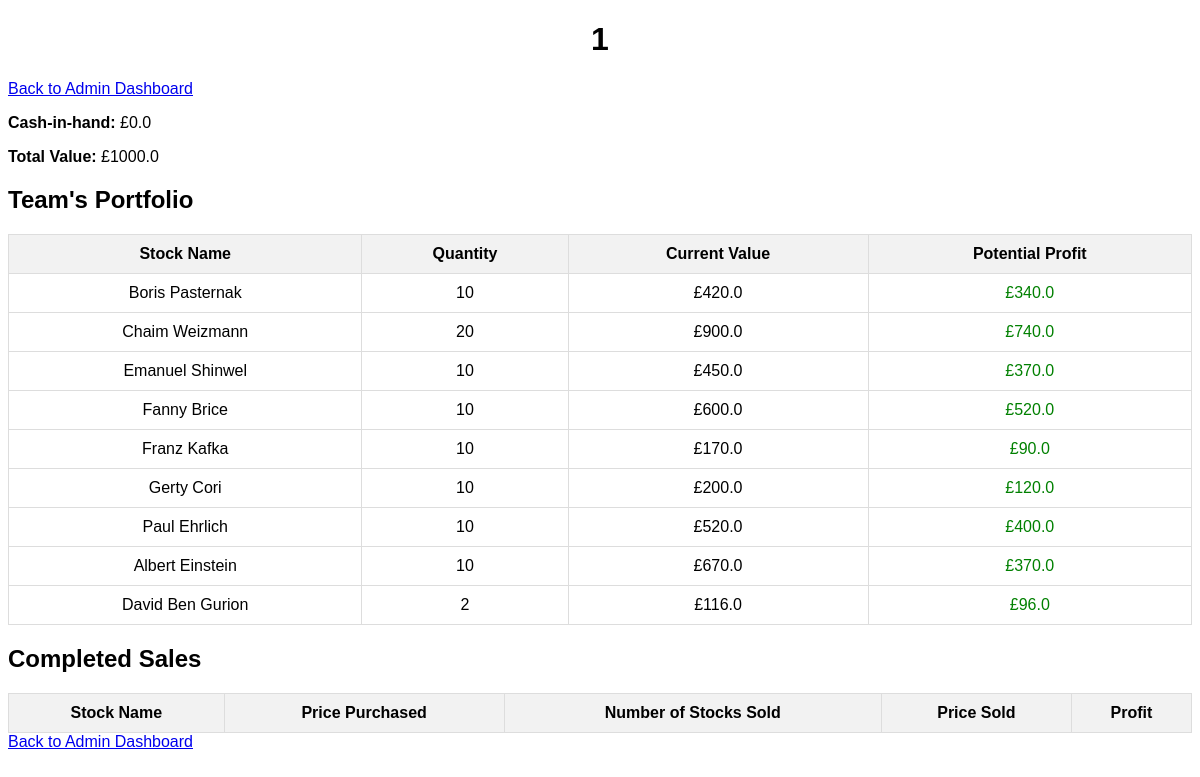
Screenshot of /admin/player/6 (signed in) with the database file from the repository.
### app.py (models this page shows)
class Player(db.Model):
    player_id = db.Column(db.Integer, primary_key=True)
    name = db.Column(db.String(50), unique=True, nullable=False)
    balance = db.Column(db.Float, nullable=False, default=1000.0)
    stocks_owned = db.Column(db.Integer, nullable=False, default=0)
    portfolio_value = db.Column(db.Float, nullable=False, default=0.0)

class Portfolio(db.Model):
    portfolio_id = db.Column(db.Integer, primary_key=True)
    player_id = db.Column(db.Integer, db.ForeignKey('player.player_id'), nullable=False)
    stock_id = db.Column(db.Integer, db.ForeignKey('stock.stock_id'), nullable=False)
    quantity = db.Column(db.Integer, nullable=False)
    purchase_price = db.Column(db.Float, nullable=False)
    year_purchased = db.Column(db.Integer, nullable=False)  # New field
    player = db.relationship('Player', backref=db.backref('portfolio', lazy='joined'))
    stock = db.relationship('Stock', backref=db.backref('portfolio', lazy='joined'), uselist=True)

class Stock(db.Model):
    id = db.Column(db.Integer, primary_key=True)
    stock_id = db.Column(db.Integer, nullable=False)
    version = db.Column(db.Integer, nullable=False, default=0)
    name = db.Column(db.String(50), nullable=False)
    year = db.Column(db.Integer, nullable=False)
    price = db.Column(db.Float, nullable=False)
    category = db.Column(db.String(50), nullable=False)
    market_cap = db.Column(db.Float, nullable=False, default=1_000)
    adjusted_price = db.Column(db.Float, nullable=True)  # New column for adjusted price

### app.py (the view)
@app.route("/", defaults={"path": ""})
@app.route("/<path:path>")
def serve_react_app(path):
    if path != "" and os.path.exists(os.path.join(app.static_folder, path)):
        return send_from_directory(app.static_folder, path)
    else:
        return send_from_directory(app.static_folder, 'index.html')

### app.py (called while the page is built)
def admin_required(f):
    @wraps(f)
    def decorated_function(*args, **kwargs):
        if session.get('admin_logged_in') is not True:
            return redirect(url_for('admin_login'))
        return f(*args, **kwargs)
    return decorated_function

@app.after_request
def set_csp_header(response):
    csp = "default-src 'self'; script-src 'self' 'unsafe-inline' 'unsafe-eval'; style-src 'self' 'unsafe-inline'; img-src 'self' data:; font-src 'self'; frame-src 'none';"
    response.headers['Content-Security-Policy'] = csp
    return response

### templates/player_details.html (shortened to what this page needs)
<!DOCTYPE html>
<html lang="en">
<head>
    <link rel="stylesheet" href="{{ url_for('static', filename='style.css') }}">
</head>
<body>
    <header>
        <h1>{{ player.name }}</h1>
    </header>
    <a href="{{ url_for('admin_dashboard') }}">Back to Admin Dashboard</a>
    <div>
        <p><strong>Cash-in-hand:</strong> £{{ player.balance | round(1) }}</p>
        <p><strong>Total Value:</strong> £{{ (player.balance + player.portfolio_value) | round(1) }}</p>
    </div>
    <div>
        <h2>Team's Portfolio</h2>
        <table>
            <thead>
                <tr>
                    <th>Stock Name</th>
                    <th>Quantity</th>
                    <th>Current Value</th>
                    <th>Potential Profit</th>
                </tr>
            </thead>
            <tbody>
                {% for item in portfolio %}
                <tr>
                    <td>{{ item.stock_name }}</td>
                    <td>{{ item.quantity }}</td>
                    <td>£{{ item.current_value | round }}</td>
                    <td class="{% if item.potential_profit > 0 %}positive-profit{% elif item.potential_profit < 0 %}negative-profit{% endif %}">
                        £{{ item.potential_profit | round }}
                    </td>
                </tr>
                {% endfor %}
            </tbody>
        </table>
    </div>
    <div>
        <h2>Completed Sales</h2>
        <table>
            <thead>
                <tr>
                    <th>Stock Name</th>
                    <th>Price Purchased</th>
                    <th>Number of Stocks Sold</th>
                    <th>Price Sold</th>
                    <th>Profit</th>
                </tr>
            </thead>
        </table>
    </div>
    <a href="{{ url_for('admin_dashboard') }}">Back to Admin Dashboard</a>
</body>
</html>

### static/style.css (style rules this page uses)
body { font-family: Arial, sans-serif; }
header { text-align: center; margin-bottom: 20px; }
table { width: 100%; border-collapse: collapse; margin-top: 20px; }
th, td { padding: 10px; border: 1px solid #ddd; text-align: center; }
th { background-color: #f2f2f2; }

### templates/player_details.html (style rules this page uses)
.positive-profit { color: green; }

### rows the page displays
Player: name "1", balance "0.0", (player.balance+player.portfolio_value)|round(1) "1000.0"
Portfolio: stock_name "Fanny Brice", quantity "10", current_value "600.0", potential_profit "520.0"

### other values shown
{{ item.stock_name }} "Boris Pasternak" "Chaim Weizmann" "Emanuel Shinwel" "Franz Kafka" "Gerty Cori" "Paul Ehrlich" "Albert Einstein" "David Ben Gurion"
{{ item.quantity }} "10" "20" "10" "10" "10" "10" "10" "2"
{{ item.current_value | round }} "420.0" "900.0" "450.0" "170.0" "200.0" "520.0" "670.0" "116.0"
{{ item.potential_profit | round }} "340.0" "740.0" "370.0" "90.0" "120.0" "400.0" "370.0" "96.0"
